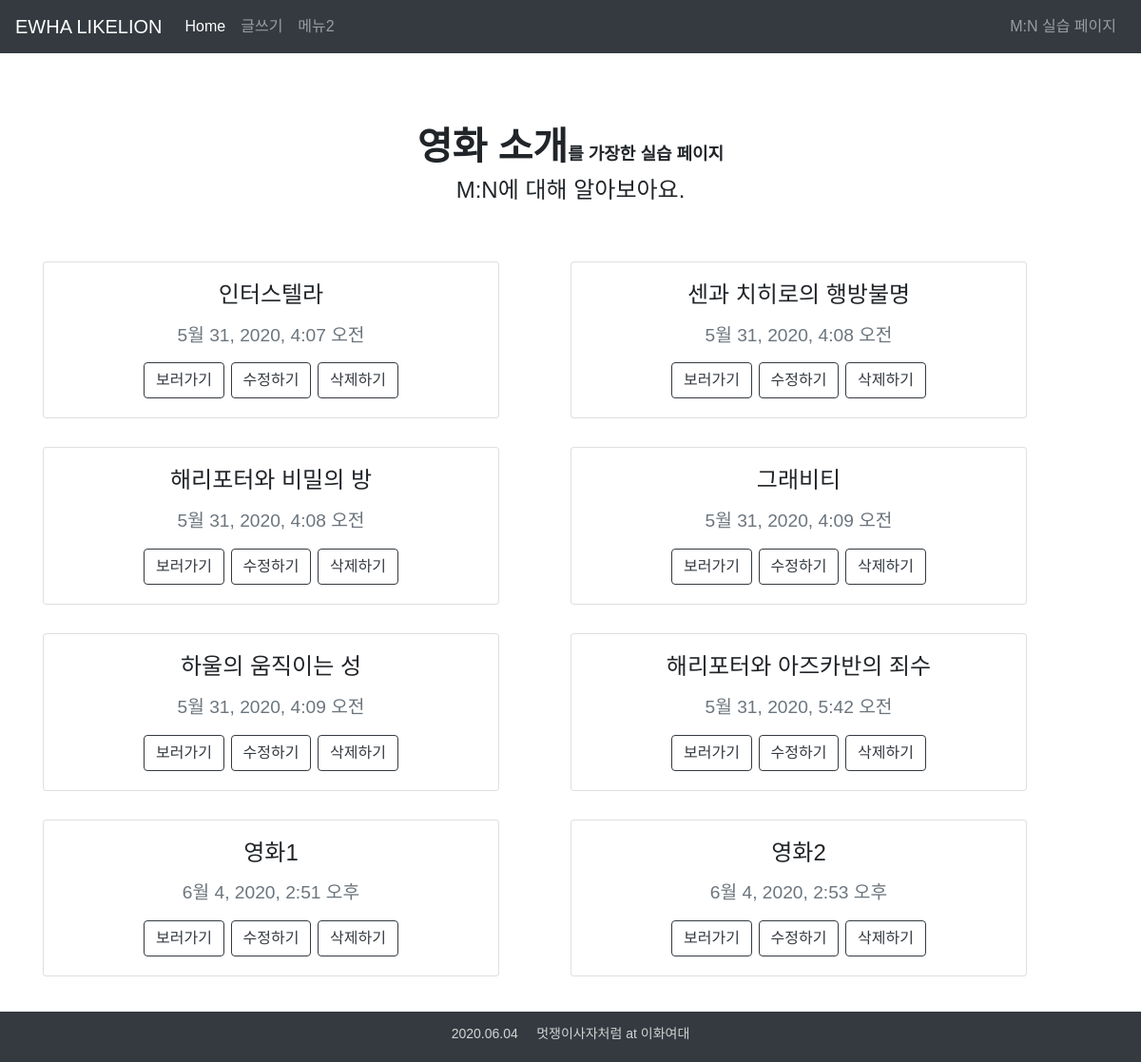
The page / on the database its author committed.
### blog/models.py (models this page shows, shortened)
class Blog(models.Model):
    title = models.CharField(max_length=200)
    pub_date = models.DateTimeField('date published')
    body = models.TextField()
    hashtag = models.ManyToManyField(Hashtag)

### blog/views.py (the view)
# urls.py: 2. Add a URL to urlpatterns:  path('', views.home, name='home')
def home(request):
    blogs = Blog.objects
    return render(request, 'home.html', {'blogs': blogs})

### blog/templates/home.html (shortened to what this page needs)
<!DOCTYPE html>
<html lang="en">
<head>
    <link rel="stylesheet" href="https://stackpath.bootstrapcdn.com/bootstrap/4.5.0/css/bootstrap.min.css">
</head>
<body>
<nav class="navbar navbar-expand-lg navbar-dark bg-dark">
    <a class="navbar-brand" href="#">EWHA LIKELION</a>
  <div class="collapse navbar-collapse" id="navbarText">
    <ul class="navbar-nav mr-auto">
      <li class="nav-item active">
        <a class="nav-link" href="#">Home <span class="sr-only">(current)</span></a>
      </li>
      <li class="nav-item">
        <a class="nav-link" href="{% url 'new' %}">글쓰기</a>
      </li>
      <li class="nav-item">
        <a class="nav-link" href="#">메뉴2</a>
      </li>
    </ul>
    <span class="navbar-text">
      M:N 실습 페이지
    </span>
  </div>
</nav>
<h1>영화 소개<span style="font-weight: 600; font-size: 18px;">를 가장한 실습 페이지</span></h1>
<h4>M:N에 대해 알아보아요.</>
<div class ="container">
{%  for blog in blogs.all  %}
    <div class="card text-center">
        <div class="card-body">
            <h4 class="card-title">{{ blog.title }}</h4>
            <p class="card-text"><small class="text-muted">{{ blog.pub_date }}</small></p>
            <a href="{% url 'detail' blog.id %}" class="btn btn-outline-dark">보러가기</a>
            <a href="{% url 'edit' blog.id %}" class="btn btn-outline-dark">수정하기</a>
            <a href="{% url 'delete' blog.id %}" class="btn btn-outline-dark">삭제하기</a>
        </div>
    </div>
{% endfor %}
</div>
<footer class="navbar-expand-lg navbar-dark bg-dark">
    <p>2020.06.04 &nbsp;&nbsp;&nbsp; 멋쟁이사자처럼 at 이화여대</p>
</footer>
</body>
</html>

### blog/templates/home.html (style rules this page uses)
div, h1, h4, p, a { font-family: 'Noto Sans KR', sans-serif; text-align: center; }
.navbar { position: fixed; left:0; top:0; width: 100%; z-index:999; }
.navbar-text { margin-right: 10px; }
h1 { font-weight: 900; margin-top: 130px; }
.container { text-align: left; display: grid; grid-template-columns: 1fr 1fr; margin: 30px auto 90px auto; }
.card { display: inline-block; margin: 30px 0 0 0; width: 30rem; }
footer { position: fixed; left:0; bottom:0; width:100%; font-weight: 100; color: lightgray; margin-top: 10vh; }
footer p { font-size: 14px; font-weight: 500; padding: 15px 0 5px 0; }

### rows shown on the page
Blog: title "인터스텔라", pub_date "5월 31, 2020, 4:07 오전"
Blog: title "센과 치히로의 행방불명", pub_date "5월 31, 2020, 4:08 오전"
Blog: title "해리포터와 비밀의 방", pub_date "5월 31, 2020, 4:08 오전"
Blog: title "그래비티", pub_date "5월 31, 2020, 4:09 오전"
Blog: title "하울의 움직이는 성", pub_date "5월 31, 2020, 4:09 오전"
Blog: title "해리포터와 아즈카반의 죄수", pub_date "5월 31, 2020, 5:42 오전"
Blog: title "영화1", pub_date "6월 4, 2020, 2:51 오후"
Blog: title "영화2", pub_date "6월 4, 2020, 2:53 오후"
